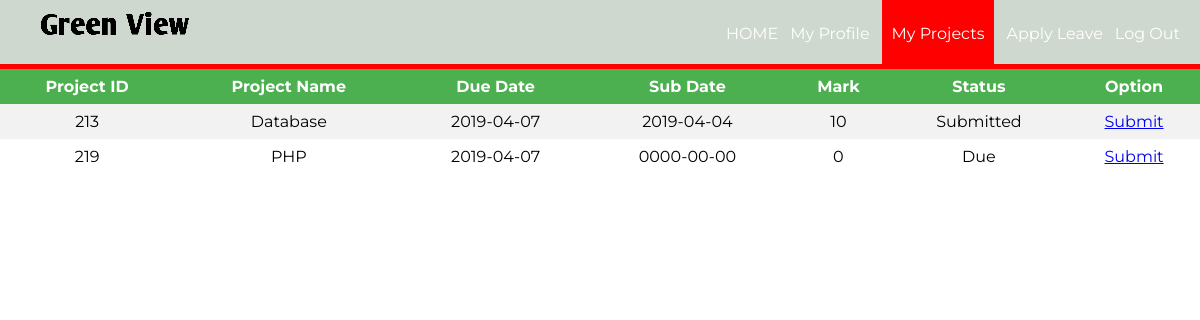
Screenshot of /empproject.php?id=101 with the database file from the repository.
### tables this page shows
CREATE TABLE `project` (
  `pid` int(11) NOT NULL,
  `eid` int(11) DEFAULT NULL,
  `pname` varchar(100) DEFAULT NULL,
  `duedate` date DEFAULT NULL,
  `subdate` date DEFAULT '0000-00-00',
  `mark` int(11) NOT NULL,
  `status` varchar(50) DEFAULT NULL
);

### empproject.php (the view, shortened to what this page needs)
<?php
	$id = (isset($_GET['id']) ? $_GET['id'] : '');
	require_once ('process/dbh.php');
	$sql = "SELECT * FROM `project` where eid = '$id'";
	$result = mysqli_query($conn, $sql);
?>
<html>
<head>
	<link rel="stylesheet" type="text/css" href="styleview.css">
</head>
<body>
	<header>
		<nav>
		<h1><img src="./assets/logo-img.png" alt="logo" srcset=""></h1>
			<ul id="navli">
				<li><a class="homeblack" href="eloginwel.php?id=<?php echo $id?>"">HOME</a></li>
				<li><a class="homeblack" href="myprofile.php?id=<?php echo $id?>"">My Profile</a></li>
				<li><a class="homered" href="empproject.php?id=<?php echo $id?>"">My Projects</a></li>
				<li><a class="homeblack" href="applyleave.php?id=<?php echo $id?>"">Apply Leave</a></li>
				<li><a class="homeblack" href="elogin.html">Log Out</a></li>
			</ul>
		</nav>
	</header>
	<div class="divider"></div>
	<div id="divimg">
		<table>
			<tr>
				<th align = "center">Project ID</th>
				<th align = "center">Project Name</th>
				<th align = "center">Due Date</th>
				<th align = "center">Sub Date</th>
				<th align = "center">Mark</th>
				<th align = "center">Status</th>
				<th align = "center">Option</th>
			</tr>
			<?php
				while ($employee = mysqli_fetch_assoc($result)) {
					echo "<tr>";
					echo "<td>".$employee['pid']."</td>";
					echo "<td>".$employee['pname']."</td>";
					echo "<td>".$employee['duedate']."</td>";
					echo "<td>".$employee['subdate']."</td>";
					echo "<td>".$employee['mark']."</td>";
					echo "<td>".$employee['status']."</td>";
					 echo "<td><a href=\"psubmit.php?pid=$employee[pid]&id=$employee[eid]\">Submit</a>";
				}
			?>
		</table>
		</body>
</html>

### styleview.css (style rules this page uses)
body { margin: 0px; }
header { background:#cfd8cf !important; color: white; padding: 8px 20px 6px 40px; height: 50px; }
header h1 { display: inline; font-family: 'Lobster', cursive; font-weight: 400; font-size: 32px; float: left; margin-top: 0px; margin-right: 10px; }
nav ul { display: inline; padding: 0px; float: right; }
nav ul li { display: inline-block; list-style-type: none; color: white; float: left; margin-left: 12px; }
nav ul li a { color: white; text-decoration: none; }
#navli { font-family: 'Montserrat', sans-serif; }
.homered { background-color: red; padding: 30px 10px 22px 10px; }
.divider { background-color: red; height: 5px; }
table { margin: 0px; border-collapse: collapse; width: 100%; font-family: 'Montserrat', sans-serif; }
th, td { text-align: center; padding: 8px; }
tr:nth-child(even) { background-color: #f2f2f2 }
th { background-color: #4CAF50; color: white; }

### rows the page displays
project: pid "213", pname "Database", duedate "2019-04-07", subdate "2019-04-04", mark "10", status "Submitted"
project: pid "219", pname "PHP", duedate "2019-04-07", subdate "0000-00-00", mark "0", status "Due"
